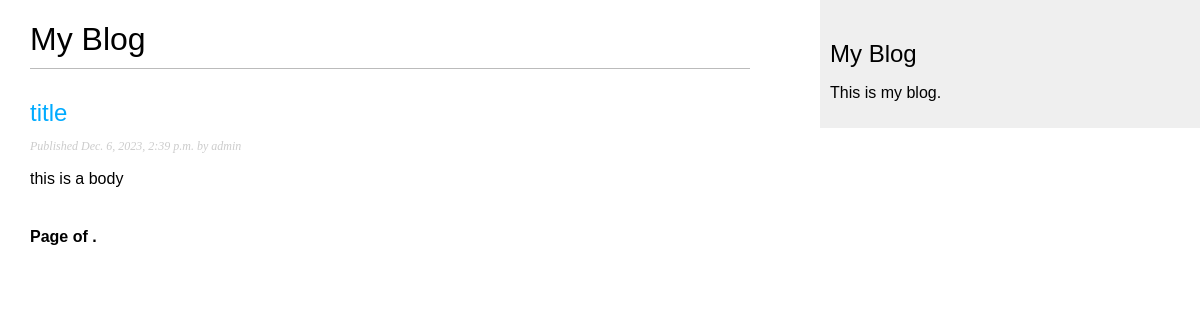
The page /blog/ on the database as committed earlier.
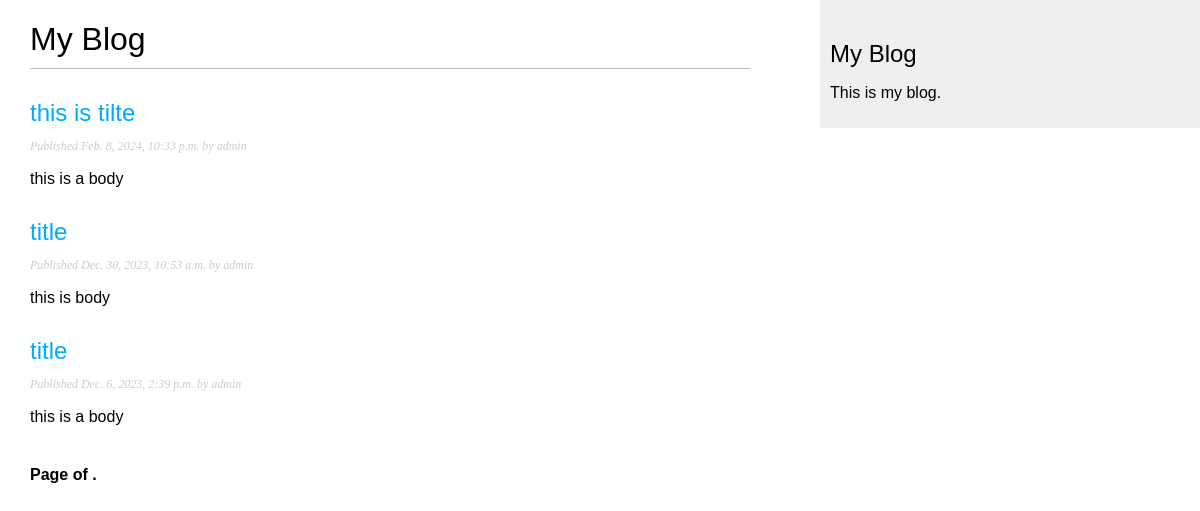
The same page on the database as committed later.
### blog/models.py (models this page shows, shortened)
class Post(models.Model):
    class Status(models.TextChoices):
        DRAFT = 'DF', 'DRAFT'
        PUBLISHED = 'PB', 'PUBLISHED'
    title = models.CharField(max_length =250)
    slug = models. SlugField(max_length=250, unique_for_date='publish')
    author = models.ForeignKey(User, on_delete=models.CASCADE, related_name='blog_posts')
    body = models.TextField()
    publish = models.DateTimeField(default=timezone.now)
    created = models.DateTimeField(auto_now_add=True)
    updated = models.DateTimeField(auto_now=True)
    status = models.CharField(max_length=2, choices=Status.choices, default=Status.DRAFT)
    objects = models.Manager()
    published = PublishManager()
    class Meta:
        ordering = ['-publish']
        indexes = [models.Index(fields=['-publish']),]
    def get_absolute_url(self):
        return reverse('blog:post_detail', args=[self.publish.year, self.publish.month,self.publish.day,self.slug])

### blog/views.py (the view)
# urls.py: path('', views.post_list, name='post_list'),
def post_list(request):
    post_list = Post.published.all()
    paginator = Paginator(post_list, 3)
    page_number = request.GET.get('page', 1)
    posts = paginator.page(page_number)
    try:
        posts = paginator.page(page_number)
    except PageNotAnInteger:
        posts = paginator.page(1)
    except EmptyPage:
        posts = paginator.page(paginator.num_pages)
    return render(request, 'blog/post/list.html',{'posts': posts})

### blog/models.py (called while the page is built)
    def get_queryset(self):
        return super().get_queryset()\
            .filter(status=Post.Status.PUBLISHED)

### blog/templates/blog/post/list.html (shortened to what this page needs)
{% extends "blog/base.html" %}
{% block content %}
<h1>My Blog</h1>
{% for post in posts %}
    <h2>
    <a href="{{ post.get_absolute_url}}">
        {{ post.title }}
    </a>
    </h2>
    <p class="date">
    Published {{ post.publish }} by {{ post.author }}
    </p>
{{ post.body| truncatewords:30|linebreaks }}
{% endfor %}
{% include "pagination.html" with page=post_obj %}
{% endblock %}

### blog/templates/blog/base.html (shortened to what this page needs)
{% load static %}
<!DOCTYPE html>
<html lang="en">
<head>
    <link href="{% static "css/blog.css" %}" rel="stylesheet">
</head>
<body>
    <div id="content">
        {%block content %}
        {% endblock %}
    </div>
    <div id="sidebar">
        <h2>My Blog</h2>
        <p>This is my blog.</p>
    </div>
</body>
</html>

### blog/templates/pagination.html (shortened to what this page needs)
<div class="pagination">
  <span class="step-links">
    <span class="current">
      Page{{ page.number }} of {{ page.paginator.num_pages }}.
    </span>
  </span>
</div>

### blog/static/css/blog.css (style rules this page uses)
body { margin:0; padding:0; font-family:helvetica, sans-serif; }
a { color:#00abff; text-decoration:none; }
h1 { font-weight:normal; border-bottom:1px solid #bbb; padding:0 0 10px 0; }
h2 { font-weight:normal; margin:30px 0 0; }
#content { float:left; width:60%; padding:0 0 0 30px; }
#sidebar { float:right; width:30%; padding:10px; background:#efefef; height:100%; }
p.date { color:#ccc; font-family: georgia, serif; font-size: 12px; font-style: italic; }
.pagination { margin:40px 0; font-weight:bold; }

Rows that differ between the two databases and show on the page:
added Post: title "this is tilte", publish "Feb. 8, 2024, 10:33 p.m.", author "admin", body "this is a body"
added Post: title "title", publish "Dec. 30, 2023, 10:53 a.m.", author "admin", body "this is body"
